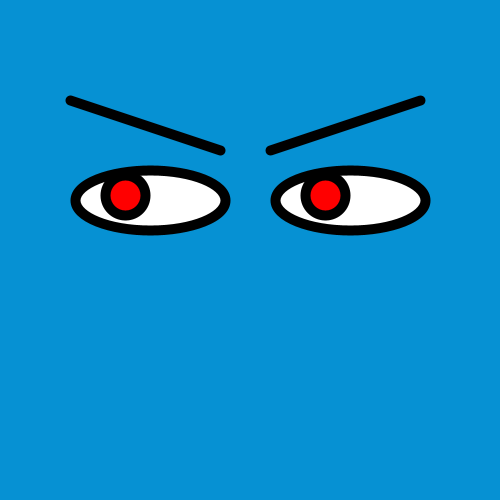
Frame 1 (no input)
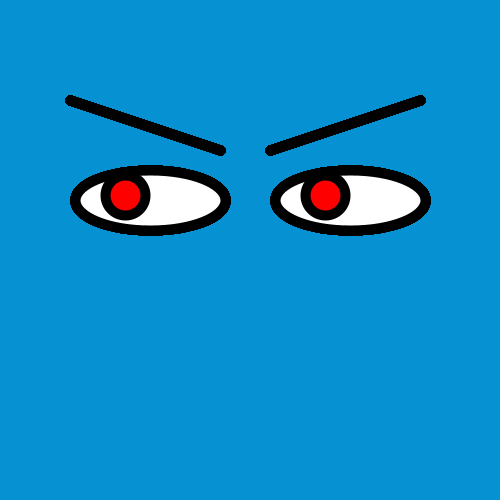
Frame 60 (the mouse pressed at the canvas centre just before this capture)
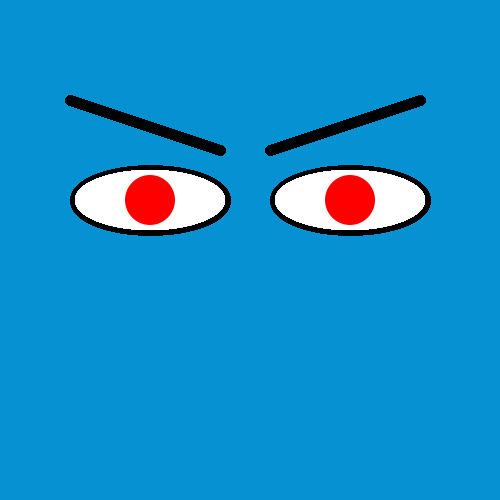
Frame 120 (the mouse held since frame 60 and released just before this capture)

The Processing sketch that drew these frames (run headless with seeded random() and noise(); from frame 60 on, the mouse is pressed at the canvas centre):

// Processing sketch: processing_95531
// ── processing_95531.pde

void setup() {
  size(500, 500);
  background(#0691d3);
  smooth();
}

void draw() {
  stroke(0);
  strokeWeight(10);
  line(70, 100, 220, 150);
  line(270, 150, 420, 100);
  if (mousePressed== false) {
    //L Eye
    fill(255);
    ellipse(300/2, 400/2, 150, 60); 

    //R Eye
    fill(255);
    ellipse(700/2, 400/2, 150, 60); 

    //L Ball
    fill(255, 0, 0);
    ellipse((mouseX/10) + 125, (mouseY/40) + 195, 40, 40);

    //R Ball
    fill(255, 0, 0);
    ellipse((mouseX/10) + 325, (mouseY/40) + 195, 40, 40);
  } 
  else {
    noStroke();
    fill(255);
    ellipse(700/2, 400/2, 150, 60);
    fill(255, 0, 0);
    ellipse(700/2, 400/2, 50, 50);

    fill(255);
    ellipse(300/2, 400/2, 150, 60);
    fill(255, 0, 0);
    ellipse(300/2, 400/2, 50, 50);
  }
}
